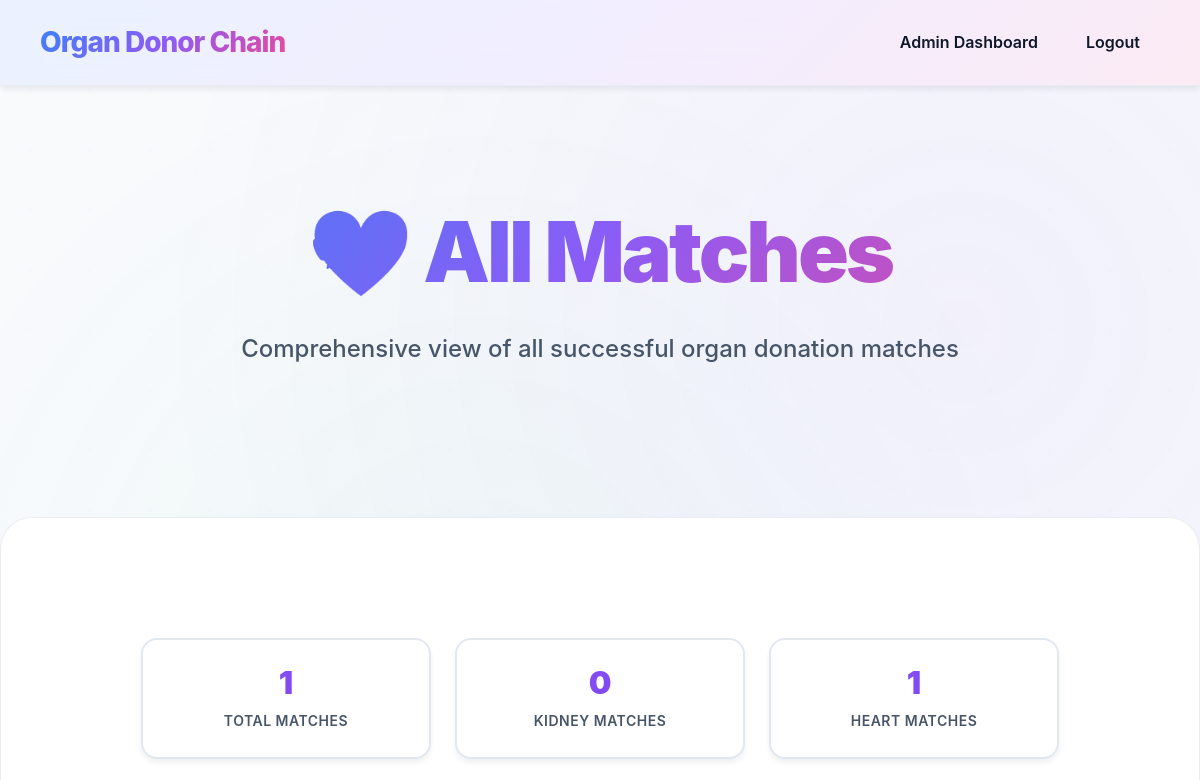
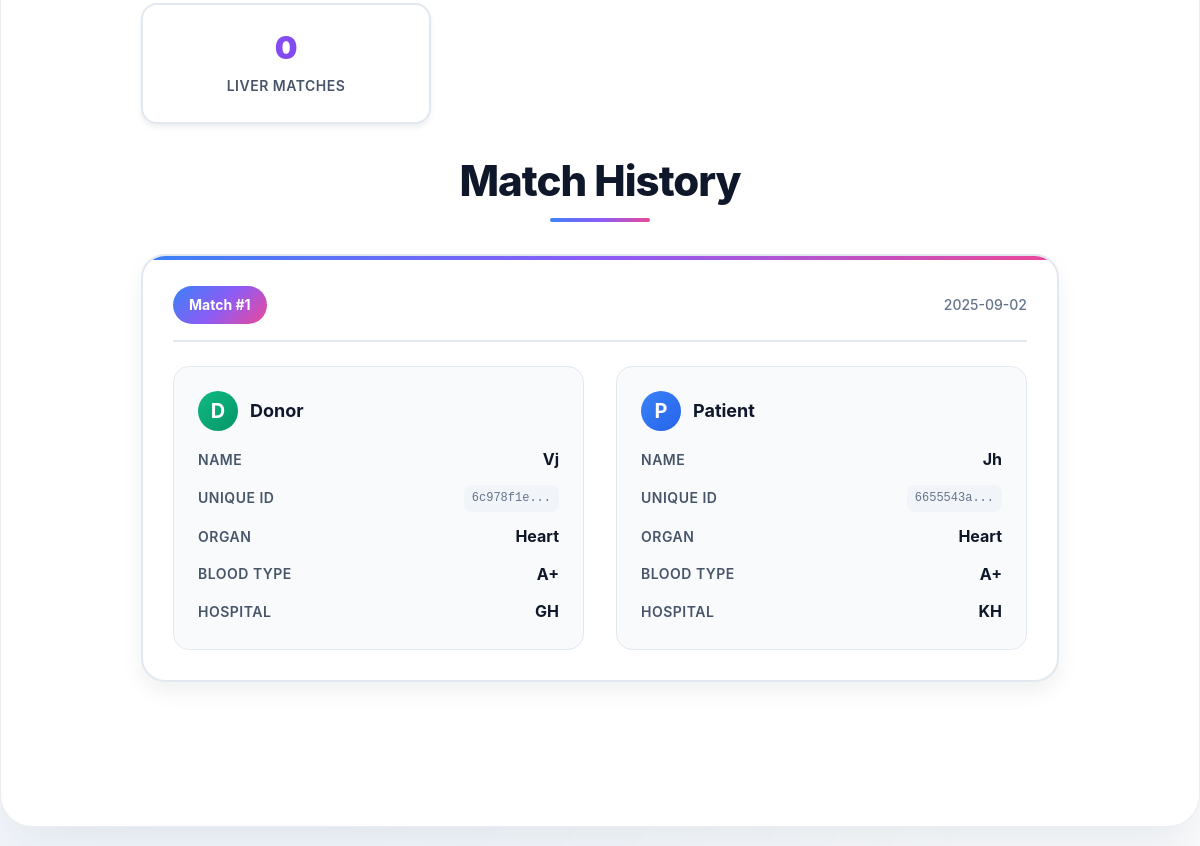
Before: /admin_matches (signed in) with the older database file (2 pictures, top to bottom).
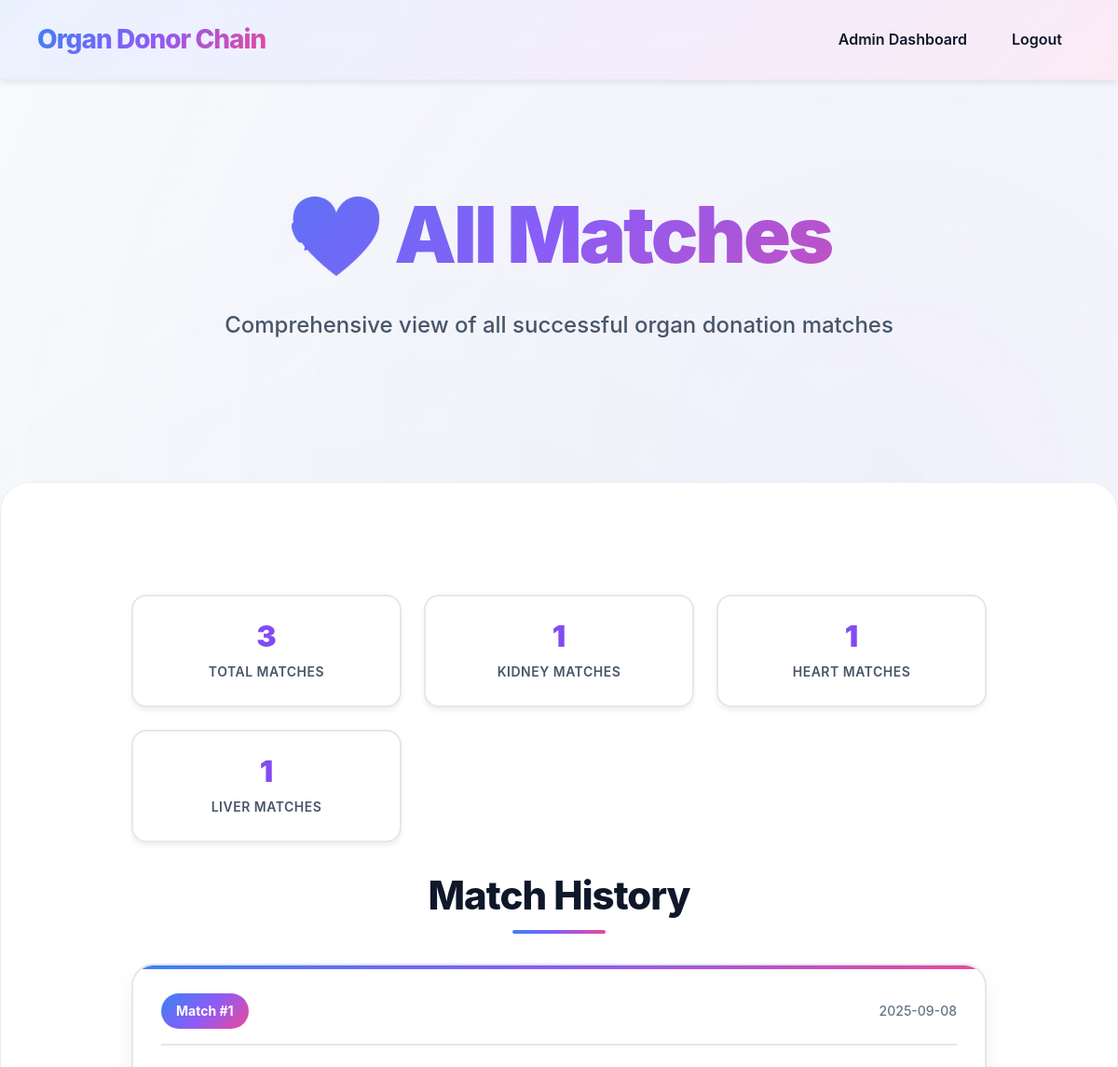
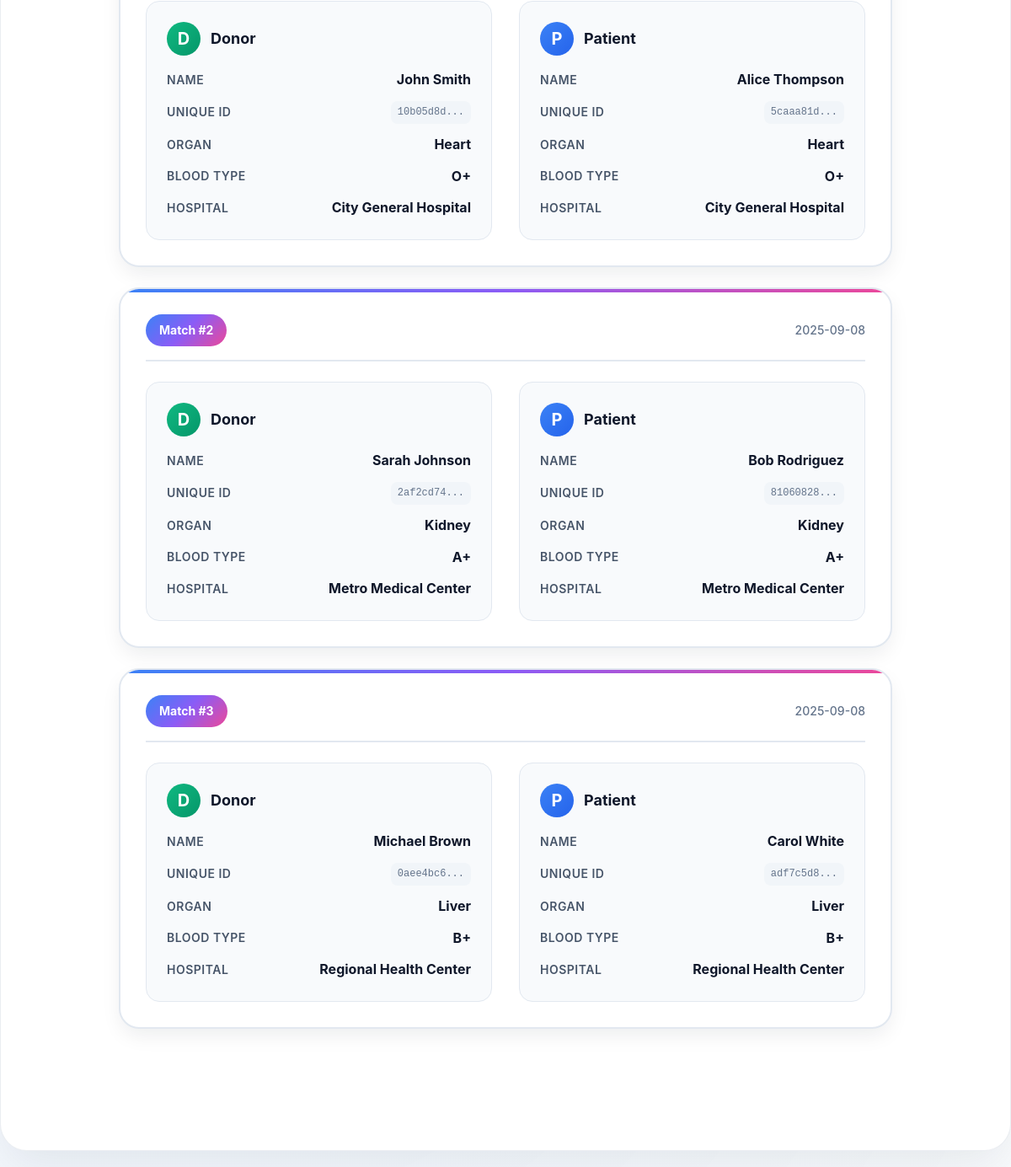
After: the same page with the newer database file (2 pictures, top to bottom).
### tables this page shows
CREATE TABLE match_record (
        id INTEGER PRIMARY KEY AUTOINCREMENT,
        donor_id INTEGER,
        patient_id INTEGER,
        donor_hospital_id INTEGER,
        patient_hospital_id INTEGER,
        organ TEXT,
        blood_type TEXT,
        match_date TEXT DEFAULT CURRENT_TIMESTAMP,
        FOREIGN KEY (donor_id) REFERENCES donor(id),
        FOREIGN KEY (patient_id) REFERENCES patient(id)
    );

CREATE TABLE donor (
        id INTEGER PRIMARY KEY AUTOINCREMENT,
        unique_id TEXT UNIQUE,
        hospital_id INTEGER,
        name TEXT,
        age INTEGER,
        gender TEXT,
        blood_type TEXT,
        organ TEXT,
        status TEXT DEFAULT 'Not Matched',
        registration_date TEXT DEFAULT CURRENT_TIMESTAMP,
        FOREIGN KEY (hospital_id) REFERENCES hospital(id)
    );

CREATE TABLE hospital (
        id INTEGER PRIMARY KEY AUTOINCREMENT,
        name TEXT,
        email TEXT UNIQUE,
        location TEXT,
        password TEXT
    );

CREATE TABLE patient (
        id INTEGER PRIMARY KEY AUTOINCREMENT,
        unique_id TEXT UNIQUE,
        hospital_id INTEGER,
        name TEXT,
        age INTEGER,
        gender TEXT,
        blood_type TEXT,
        organ TEXT,
        status TEXT DEFAULT 'Not Matched',
        registration_date TEXT DEFAULT CURRENT_TIMESTAMP,
        FOREIGN KEY (hospital_id) REFERENCES hospital(id)
    );

### server/app.py (the view)
@app.route('/admin_matches')
def admin_matches():
    if 'admin' not in session:
        return redirect('/login')
    conn = sqlite3.connect(DB)
    c = conn.cursor()
    try:
        c.execute('''
            SELECT
                mr.id as match_id,
                mr.match_date,
                d.name as donor_name,
                d.unique_id as donor_unique_id,
                p.name as patient_name,
                p.unique_id as patient_unique_id,
                mr.organ,
                mr.blood_type,
                hd.name as donor_hospital,
                hp.name as patient_hospital
            FROM match_record mr
            JOIN donor d ON mr.donor_id = d.id
            JOIN patient p ON mr.patient_id = p.id
            JOIN hospital hd ON mr.donor_hospital_id = hd.id
            JOIN hospital hp ON mr.patient_hospital_id = hp.id
            ORDER BY mr.match_date DESC
        ''')
        matches = c.fetchall()
        match_list = []
        for match in matches:
            match_data = {
                'match_id': match[0],
                'match_date': match[1],
                'donor_name': match[2],
                'donor_unique_id': match[3],
                'patient_name': match[4],
                'patient_unique_id': match[5],
                'organ': match[6],
                'blood_type': match[7],
                'donor_hospital': match[8],
                'patient_hospital': match[9]
            }
            match_list.append(match_data)
    except sqlite3.OperationalError:
        c.execute('''
            SELECT
                mr.id as match_id,
                mr.match_date,
                d.name as donor_name,
                p.name as patient_name,
                mr.organ,
                mr.blood_type,
                hd.name as donor_hospital,
                hp.name as patient_hospital
            FROM match_record mr
            JOIN donor d ON mr.donor_id = d.id
            JOIN patient p ON mr.patient_id = p.id
            JOIN hospital hd ON mr.donor_hospital_id = hd.id
            JOIN hospital hp ON mr.patient_hospital_id = hp.id
            ORDER BY mr.match_date DESC
        ''')
        matches = c.fetchall()
        match_list = []
        for match in matches:
            match_data = {
                'match_id': match[0],
                'match_date': match[1],
                'donor_name': match[2],
                'donor_unique_id': 'N/A',
                'patient_name': match[3],
                'patient_unique_id': 'N/A',
                'organ': match[4],
                'blood_type': match[5],
                'donor_hospital': match[6],
                'patient_hospital': match[7]
            }
            match_list.append(match_data)
    conn.close()
    return render_template('admin_matches.html', matches=match_list)

### client/templates/admin_matches.html (shortened to what the changed rows need)
<!DOCTYPE html>
<html>
<head>
    <link rel="stylesheet" href="../static/style.css">
</head>
<body>
<section class="hero">
    <div class="hero-inner">
        <h1>💝 All Matches</h1>
    </div>
</section>
<div class="container container-wide">
    <div class="stats-header">
        <div class="stat-card">
            <div class="stat-number matches">{{ matches|length }}</div>
            <div class="stat-label">Total Matches</div>
        </div>
        <div class="stat-card">
            <div class="stat-number matches">{{ matches|selectattr('organ', 'equalto', 'Kidney')|list|length }}</div>
            <div class="stat-label">Kidney Matches</div>
        </div>
        <div class="stat-card">
            <div class="stat-number matches">{{ matches|selectattr('organ', 'equalto', 'Liver')|list|length }}</div>
            <div class="stat-label">Liver Matches</div>
        </div>
    </div>
    {% if matches %}
        <h2>Match History</h2>
        {% for match in matches %}
        <div class="match-card">
            <div class="match-header">
                <div class="match-id">Match #{{ match.match_id }}</div>
                <div class="match-date">{{ match.match_date[:10] if match.match_date else 'N/A' }}</div>
            </div>
            <div class="match-content">
                <div class="participant-card">
                    <div class="participant-header">
                        <div class="participant-icon donor-icon">D</div>
                        <div class="participant-title">Donor</div>
                    </div>
                    <div class="participant-details">
                        <div class="detail-row">
                            <span class="detail-label">Name</span>
                            <span class="detail-value">{{ match.donor_name }}</span>
                        </div>
                        <div class="detail-row">
                            <span class="detail-label">Unique ID</span>
                            <span class="unique-id">{{ match.donor_unique_id[:8] }}...</span>
                        </div>
                        <div class="detail-row">
                            <span class="detail-label">Organ</span>
                            <span class="detail-value">{{ match.organ }}</span>
                        </div>
                        <div class="detail-row">
                            <span class="detail-label">Blood Type</span>
                            <span class="detail-value">{{ match.blood_type }}</span>
                        </div>
                        <div class="detail-row">
                            <span class="detail-label">Hospital</span>
                            <span class="detail-value">{{ match.donor_hospital }}</span>
                        </div>
                    </div>
                </div>
                <div class="participant-card">
                    <div class="participant-header">
                        <div class="participant-icon patient-icon">P</div>
                        <div class="participant-title">Patient</div>
                    </div>
                    <div class="participant-details">
                        <div class="detail-row">
                            <span class="detail-label">Name</span>
                            <span class="detail-value">{{ match.patient_name }}</span>
                        </div>
                        <div class="detail-row">
                            <span class="detail-label">Unique ID</span>
                            <span class="unique-id">{{ match.patient_unique_id[:8] }}...</span>
                        </div>
                        <div class="detail-row">
                            <span class="detail-label">Organ</span>
                            <span class="detail-value">{{ match.organ }}</span>
                        </div>
                        <div class="detail-row">
                            <span class="detail-label">Blood Type</span>
                            <span class="detail-value">{{ match.blood_type }}</span>
                        </div>
                        <div class="detail-row">
                            <span class="detail-label">Hospital</span>
                            <span class="detail-value">{{ match.patient_hospital }}</span>
                        </div>
                    </div>
                </div>
            </div>
        </div>
        {% endfor %}
    {% else %}
        <div class="no-matches">
            <h3>No Matches Found</h3>
            <p>There are currently no organ donation matches in the system.</p>
            <a href="/manage_hospitals" class="btn-primary">Back to Admin Dashboard</a>
        </div>
    {% endif %}
</div>
</body>
</html>

Changed rows visible on the page:
changed match_record "Heart": match_date "2025-09-02" → "2025-09-08"; donor_name "Vj" → "John Smith"; donor_unique_id "6c978f1e" → "10b05d8d"; blood_type "A+" → "O+"; donor_hospital "GH" → "City General Hospital"; patient_name "Jh" → "Alice Thompson"; patient_unique_id "6655543a" → "5caaa81d"; patient_hospital "KH" → "City General Hospital"
added match_record: match_id "2", match_date "2025-09-08", donor_name "Sarah Johnson", donor_unique_id "2af2cd74", organ "Kidney", blood_type "A+", donor_hospital "Metro Medical Center", patient_name "Bob Rodriguez", patient_unique_id "81060828", patient_hospital "Metro Medical Center"
added match_record: match_id "3", match_date "2025-09-08", donor_name "Michael Brown", donor_unique_id "0aee4bc6", organ "Liver", blood_type "B+", donor_hospital "Regional Health Center", patient_name "Carol White", patient_unique_id "adf7c5d8", patient_hospital "Regional Health Center"
Other visible differences:
{{ matches|length }}: "1" → "3"
{{ matches|selectattr('organ', 'equalto', 'Kidney')|list|length }}: "0" → "1"
{{ matches|selectattr('organ', 'equalto', 'Liver')|list|length }}: "0" → "1"
